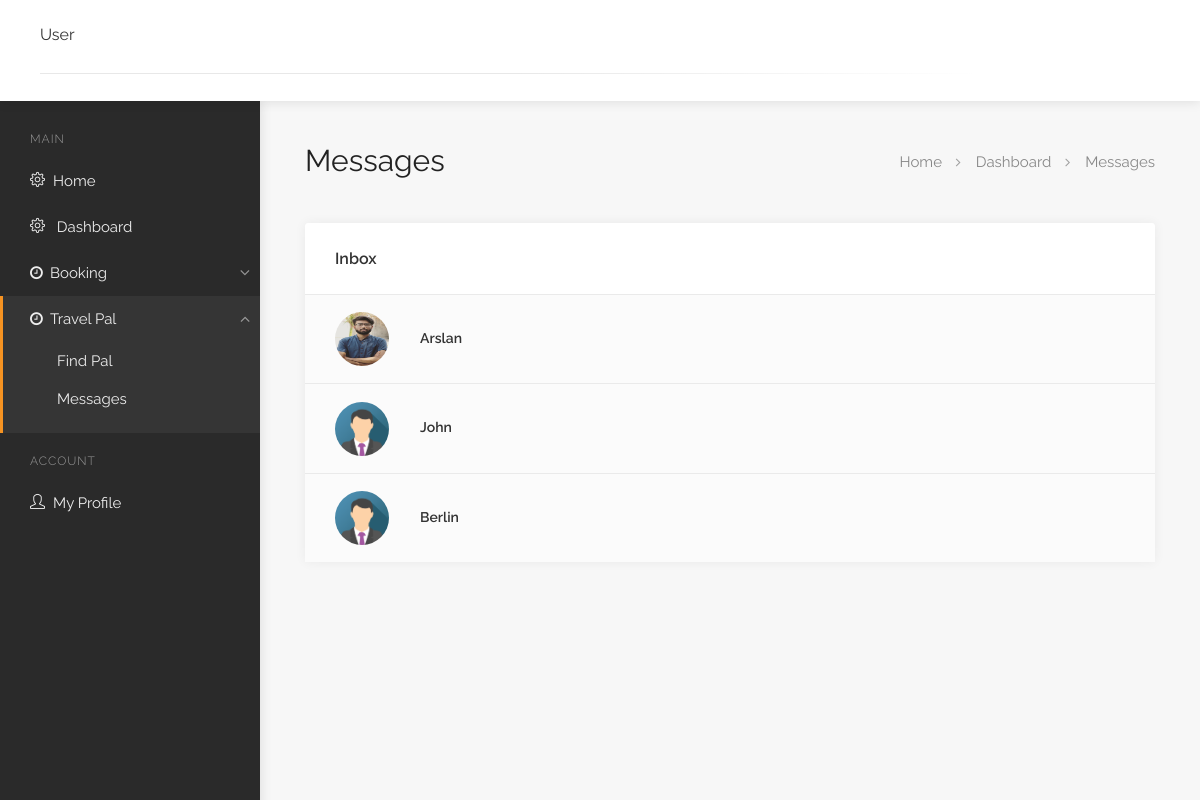
Screenshot of /messages.php (signed in) with the database file from the repository.
### tables this page shows
CREATE TABLE `profile` (
  `id` int(11) NOT NULL,
  `user_id` varchar(255) NOT NULL,
  `name` varchar(255) NOT NULL,
  `gender` varchar(11) NOT NULL,
  `travelling_from` varchar(255) NOT NULL,
  `travelling_to` varchar(255) NOT NULL,
  `travelling_month` varchar(20) NOT NULL,
  `age` int(11) NOT NULL,
  `interest` text NOT NULL,
  `language` text NOT NULL,
  `phone` varchar(255) DEFAULT NULL,
  `smoker_box` varchar(255) DEFAULT NULL,
  `drinking_box` varchar(255) DEFAULT NULL,
  `about` text DEFAULT NULL,
  `pic` varchar(255) DEFAULT NULL,
  `username` varchar(255) DEFAULT NULL
);

### messages.php (the view, shortened to what this page needs)
<?php
include('includes/connection.php');
include ('includes/app.php');
if(!$_SESSION["id"]){
    header("location: index.php");
}
else{
    $userid=$_SESSION["id"];
}
?>
<div id="dashboard">
    <div class="dashboard-nav">
        <div class="dashboard-nav-inner">
            <ul data-submenu-title="Main">
                <li ><a href="index.php"><i class="sl sl-icon-settings"></i>Home</a></li>
                <li ><a href="dashboard.php"><i class="sl sl-icon-settings"></i> Dashboard</a></li>
                <li ><a><i class="fa fa-clock-o"></i>Booking</a>
                </li>
                <li class="active"><a><i class="fa fa-clock-o"></i>Travel Pal</a>
                    <ul>
                        <li><a href="findpal.php">Find Pal</a></li>
                        <li><a href="messages.php">Messages</a></li>
                    </ul>
                </li>
            </ul>
            <ul data-submenu-title="Account">
                <li ><a href="editprofile.php"><i class="sl sl-icon-user"></i>My Profile</a></li>
            </ul>
        </div>
    </div>
    <div class="dashboard-content">
        <div id="titlebar">
            <div class="row">
                <div class="col-md-12">
                    <h2>Messages</h2>
                    <nav id="breadcrumbs">
                        <ul>
                            <li><a href="#">Home</a></li>
                            <li><a href="#">Dashboard</a></li>
                            <li>Messages</li>
                        </ul>
                    </nav>
                </div>
            </div>
        </div>
        <?php
        $toid=[];
        $sql = "SELECT * from messages where sender_id='$userid' or to_id='$userid' ";
        $result = $conn->query($sql);
        if ($result->num_rows > 0) {
        while($row = $result->fetch_assoc()) {
         $toid[] = $row['from'];
        }
        }
        $array=array_diff($toid,[$userid]);
        $pal  = array_unique($array, SORT_REGULAR);
        $pal_id =  array_values(array_filter($pal));
        ?>
        <div class="row">
                <div class="col-lg-12 col-md-12">
                    <div class="messages-container margin-top-0">
                        <div class="messages-headline">
                            <h4>Inbox</h4>
                        </div>
                        <div class="messages-inbox">
                            <ul>
                                <?php
                                for($i=0;$i<count($pal_id);$i++) {
                                    $sql = "SELECT * from profile where user_id='$pal_id[$i]' ";
                                    $result = $conn->query($sql);
                                    if ($result->num_rows > 0) {
                                        while ($row = $result->fetch_assoc()) {
                                            ?>
                                            <li class="unread">
                                                <a href="conversation.php?to=<?php echo $row["user_id"] ?>">
                                                    <div class="message-avatar"><img src="includes/<?php echo $row['pic']; ?>" alt=""/></div>
                                                    <div class="message-by">
                                                        <div class="message-by-headline">
                                                            <h5><?php echo $row["name"];?></h5>
                                                        </div>
                                                    </div>
                                                </a>
                                            </li>
                                            <?php
                                        }
                                    }
                                }
                                ?>
                            </ul>
                        </div>
                    </div>
                </div>
        </div>
    </div>
</div>

### css/main-color.css (style rules this page uses)
.dashboard-nav ul li.active, .dashboard-nav ul li:hover { border-color: #F69322; }

### rows the page displays
profile: pic (picture), name "Arslan"
profile: pic (picture), name "John"
profile: pic (picture), name "Berlin"
